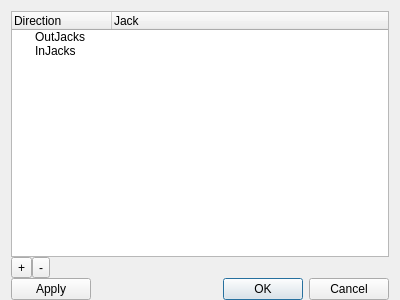
<?xml version="1.0" encoding="UTF-8"?>
<ui version="4.0">
 <class>CCustomJacksDialog</class>
 <widget class="QDialog" name="CCustomJacksDialog">
  <property name="geometry">
   <rect>
    <x>0</x>
    <y>0</y>
    <width>400</width>
    <height>300</height>
   </rect>
  </property>
  <property name="windowTitle">
   <string>Dialog</string>
  </property>
  <layout class="QVBoxLayout" name="verticalLayout">
   <property name="spacing">
    <number>0</number>
   </property>
   <property name="bottomMargin">
    <number>0</number>
   </property>
   <item>
    <widget class="QTreeWidgetEx" name="JacksList">
     <property name="dragEnabled">
      <bool>true</bool>
     </property>
     <property name="dragDropMode">
      <enum>QAbstractItemView::DragDropMode::InternalMove</enum>
     </property>
     <property name="defaultDropAction">
      <enum>Qt::DropAction::MoveAction</enum>
     </property>
     <property name="selectionBehavior">
      <enum>QAbstractItemView::SelectionBehavior::SelectRows</enum>
     </property>
     <column>
      <property name="text">
       <string>Direction</string>
      </property>
     </column>
     <column>
      <property name="text">
       <string>Jack</string>
      </property>
     </column>
     <item>
      <property name="text">
       <string>OutJacks</string>
      </property>
     </item>
     <item>
      <property name="text">
       <string>InJacks</string>
      </property>
     </item>
    </widget>
   </item>
   <item>
    <layout class="QHBoxLayout" name="horizontalLayout">
     <property name="spacing">
      <number>0</number>
     </property>
     <property name="leftMargin">
      <number>0</number>
     </property>
     <property name="topMargin">
      <number>0</number>
     </property>
     <property name="rightMargin">
      <number>0</number>
     </property>
     <property name="bottomMargin">
      <number>0</number>
     </property>
     <item>
      <widget class="QToolButton" name="AddJackButton">
       <property name="text">
        <string>+</string>
       </property>
      </widget>
     </item>
     <item>
      <widget class="QToolButton" name="DeleteJackButton">
       <property name="text">
        <string>-</string>
       </property>
      </widget>
     </item>
     <item>
      <spacer name="horizontalSpacer">
       <property name="orientation">
        <enum>Qt::Orientation::Horizontal</enum>
       </property>
       <property name="sizeHint" stdset="0">
        <size>
         <width>40</width>
         <height>20</height>
        </size>
       </property>
      </spacer>
     </item>
    </layout>
   </item>
   <item>
    <layout class="QHBoxLayout" name="horizontalLayout_2">
     <property name="spacing">
      <number>0</number>
     </property>
     <property name="topMargin">
      <number>0</number>
     </property>
     <property name="bottomMargin">
      <number>0</number>
     </property>
     <item>
      <widget class="QPushButton" name="ApplyButton">
       <property name="text">
        <string>Apply</string>
       </property>
      </widget>
     </item>
     <item>
      <widget class="QDialogButtonBox" name="buttonBox">
       <property name="orientation">
        <enum>Qt::Orientation::Horizontal</enum>
       </property>
       <property name="standardButtons">
        <set>QDialogButtonBox::StandardButton::Cancel|QDialogButtonBox::StandardButton::Ok</set>
       </property>
      </widget>
     </item>
    </layout>
   </item>
  </layout>
 </widget>
 <customwidgets>
  <customwidget>
   <class>QTreeWidgetEx</class>
   <extends>QTreeWidget</extends>
   <header location="global">../MacroBox/cmacroboxform.h</header>
  </customwidget>
 </customwidgets>
 <resources/>
 <connections>
  <connection>
   <sender>buttonBox</sender>
   <signal>accepted()</signal>
   <receiver>CCustomJacksDialog</receiver>
   <slot>accept()</slot>
   <hints>
    <hint type="sourcelabel">
     <x>248</x>
     <y>254</y>
    </hint>
    <hint type="destinationlabel">
     <x>157</x>
     <y>274</y>
    </hint>
   </hints>
  </connection>
  <connection>
   <sender>buttonBox</sender>
   <signal>rejected()</signal>
   <receiver>CCustomJacksDialog</receiver>
   <slot>reject()</slot>
   <hints>
    <hint type="sourcelabel">
     <x>316</x>
     <y>260</y>
    </hint>
    <hint type="destinationlabel">
     <x>286</x>
     <y>274</y>
    </hint>
   </hints>
  </connection>
 </connections>
</ui>
